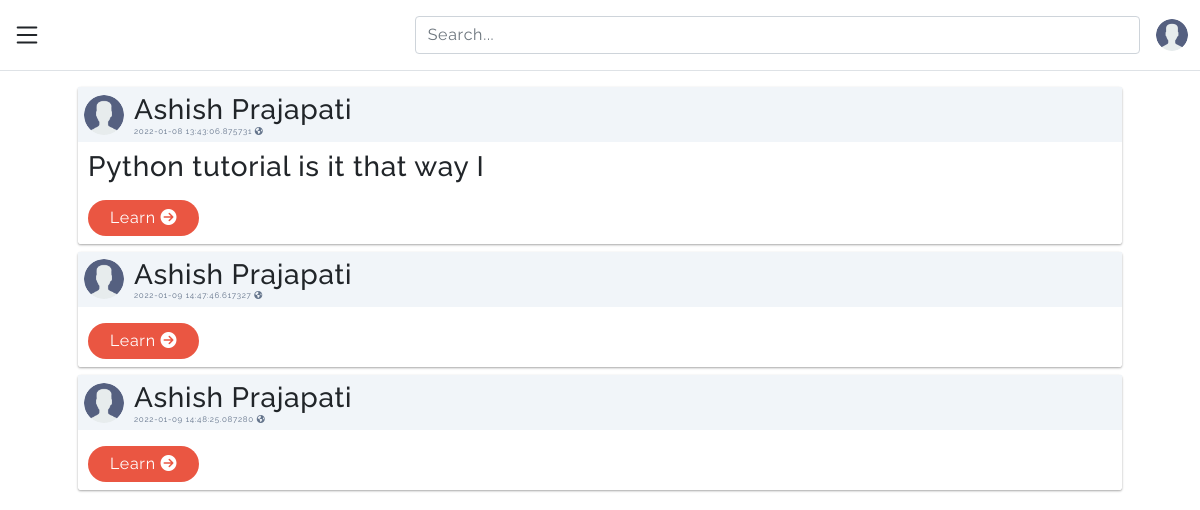
Page / (signed in) on the earlier database version.
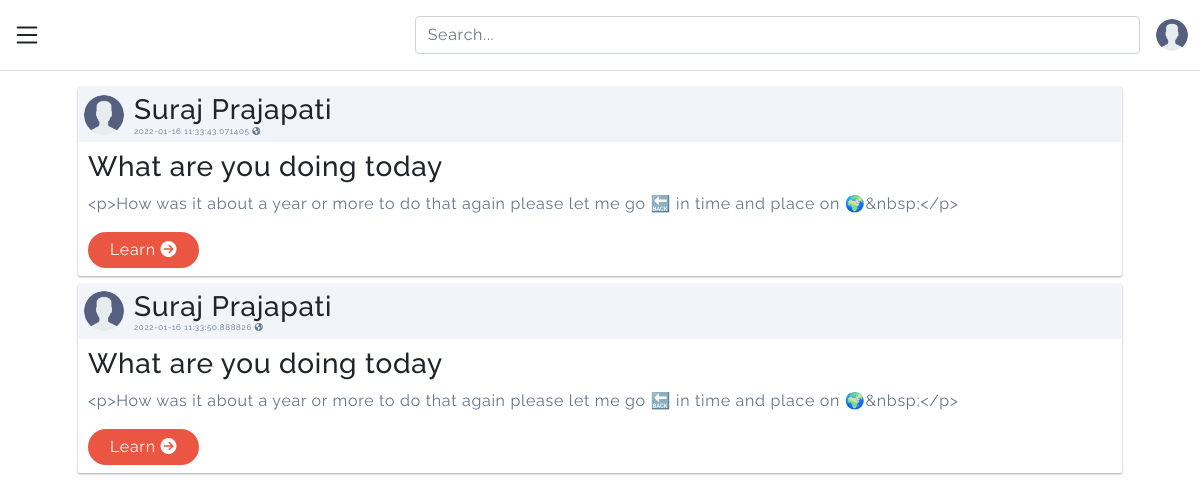
Same page on the later database version.
### mysite/blog/models.py (models this page shows)
class Blog(db.Model):
  id = db.Column(db.Integer,primary_key=True)
  title = db.Column(db.String(100),unique=False,nullable=False)
  slug = db.Column(db.String(20),unique=False,nullable=False)
  body = db.Column(db.String(1000),unique=False,nullable=False)
  post_created = db.Column(db.DateTime,nullable=False,default=datetime.utcnow)
  post_image = db.Column(db.String(50),unique=False,nullable=True)
  user_id = db.Column(db.Integer,db.ForeignKey('user.id'),nullable=False)
  like =  db.relationship('Like',backref='blog')

### mysite/home/models.py (models this page shows, shortened)
class User(db.Model,UserMixin):
    id = db.Column(db.Integer,primary_key=True)
    firstname = db.Column(db.String(20),unique=False,nullable=False)
    lastname = db.Column(db.String(20),unique=False,nullable=False)
    email = db.Column(db.String(25),unique=True,nullable=False)
    password = db.Column(db.String(20),unique=False,nullable=False)
    image_file = db.Column(db.String(50),nullable=False,default="default.png")
    user_created = db.Column(db.DateTime,nullable=False,default=datetime.utcnow)
    posts = db.relationship('Blog',backref='users',lazy=True)
    likes = db.relationship('Like',backref='users',lazy=True)

### mysite/home/views.py (the view)
@home.route('/')
def index():
  post = Blog.query.all()
  print(post)
  return render_template("home/index.html",posts=post)

### mysite/home/models.py (called while the page is built)
@login_manager.user_loader
def load_user(user_id):
    return User.query.get(user_id)

### mysite/templates/home/index.html (shortened to what this page needs)
{% extends 'base.html' %}
{% block content %}
{% if current_user.is_authenticated %}
{% include 'headers.html' %}
{% include 'blog/home.html' %}
{% else %}
{% include 'withoutloginheader.html' %}
Home
{% endif %}
{% endblock %}

### mysite/templates/blog/home.html (shortened to what this page needs)
<div class="roww">
  {% for post in posts %}
  <div class="coll-10 shadoww my-8">
    <div class="flex t-center p-y-6 p-x-6 bg-slate-200">
      <img class="img-pic" src="/static/media/profile_pic/{{ current_user.image_file }}" alt="pic">
      <h3 class="mx-8 block m-b-0">{{ post.users.firstname }}
      {{ post.users.lastname }}
        <p class="text-sm text-gray-50 m-b-0">
          {{ post.post_created }} <i class="fas fa-globe-americas"></i>
        </p>
      </h3>
    </div>
    <h3 class="mx-8 my-8">{{ post.title }}</h3>
    <p class="text-gray-50  mx-8 my-8 ">
      {{ post.body }}
    </p>
    <button class="mx-8 btnn my-8">
      <a class="mx-8 text-decorations-none text-white" href="{{ url_for('blog.read_post',title=post.slug) }}">Learn  <i class="fas fa-arrow-circle-right"></i></a>
    </button>
  </div>
{% endfor %}
</div>

Differences in the rows shown:
removed Blog: image_file (placeholder picture), users.firstname "Ashish", users.lastname "Prajapati", post_created "2022-01-08 13:43:06.875731", title "Python tutorial is it that way I"
removed Blog: image_file (placeholder picture), users.firstname "Ashish", users.lastname "Prajapati", post_created "2022-01-09 14:47:46.617327"
removed Blog: image_file (placeholder picture), users.firstname "Ashish", users.lastname "Prajapati", post_created "2022-01-09 14:48:25.087280"
added Blog: image_file (placeholder picture), users.firstname "Suraj", users.lastname "Prajapati", post_created "2022-01-16 11:33:43.071405", title "What are you doing today", body "<p>How was it about a year or more to do that again please let me go 🔙 in time and place on 🌍&nbsp;</p>"
added Blog: image_file (placeholder picture), users.firstname "Suraj", users.lastname "Prajapati", post_created "2022-01-16 11:33:50.888826", title "What are you doing today", body "<p>How was it about a year or more to do that again please let me go 🔙 in time and place on 🌍&nbsp;</p>"
